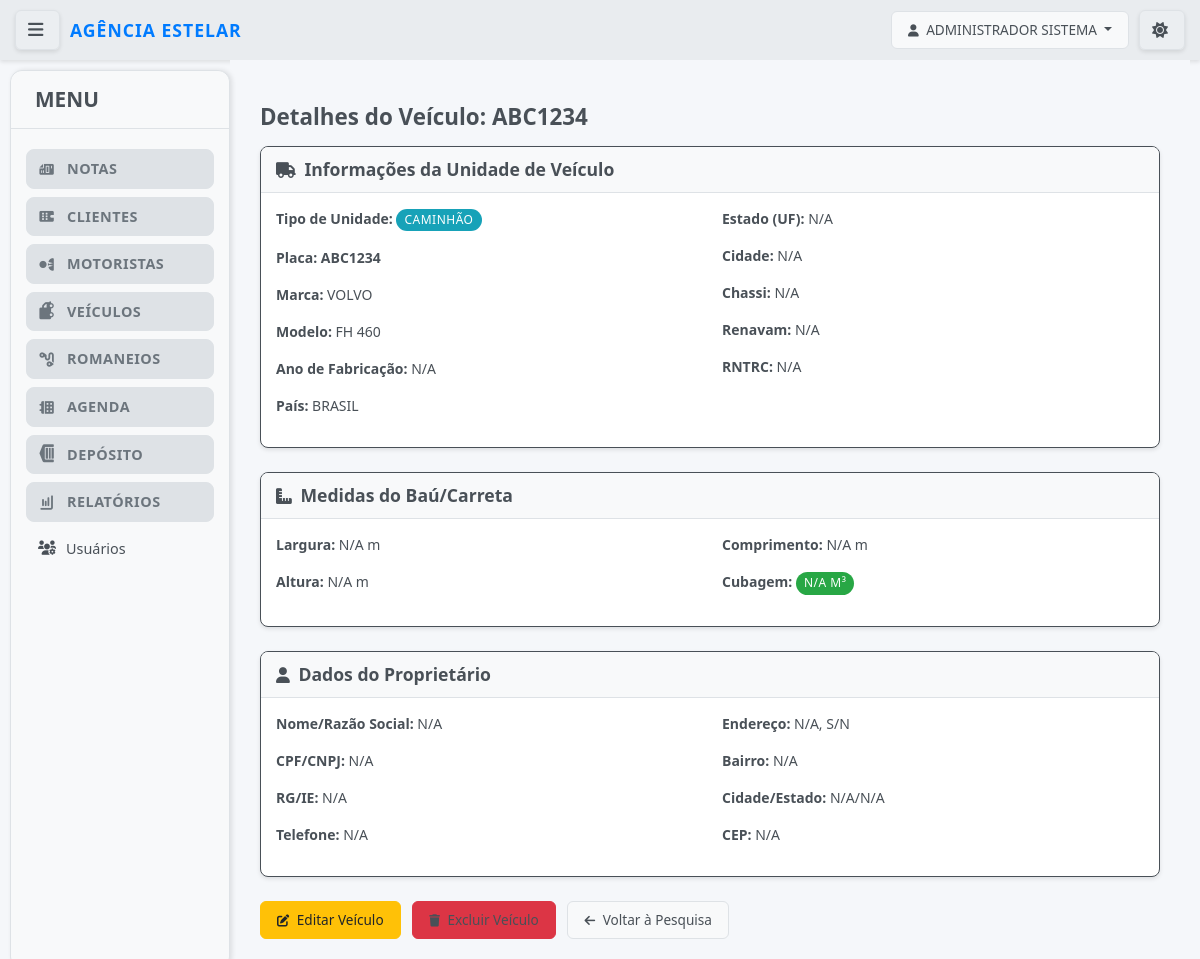
/notas/veiculos/21/detalhes/ (signed in), run on the app's committed database.
### notas/models.py (models this page shows, shortened)
class UpperCaseMixin:
    def save(self, *args, **kwargs):
        for field in self._meta.fields:
            if hasattr(field, 'max_length') and hasattr(self, field.name):
                value = getattr(self, field.name)
                if value and isinstance(value, str):
                    exclude_fields = [
                        'email', 'password', 'username', 'cpf', 'cnpj',
                        'cnh', 'chassi', 'renavam', 'placa', 'cep',
                        'telefone', 'rntrc', 'numero_consulta', 'tipo_usuario',
                        'status'  # Adicionado para não converter status para maiúsculo
                    ]
                    if field.name not in exclude_fields:
                        setattr(self, field.name, value.upper())
        super().save(*args, **kwargs)

class Usuario(UpperCaseMixin, AbstractUser):
    TIPO_USUARIO_CHOICES = [
        ('admin', 'Administrador'),
        ('funcionario', 'Funcionário'),
        ('cliente', 'Cliente'),
    ]
    tipo_usuario = models.CharField(
        max_length=20,
        choices=TIPO_USUARIO_CHOICES,
        default='funcionario',
        verbose_name="Tipo de Usuário"
    )
    cliente = models.ForeignKey(
        Cliente,
        on_delete=models.CASCADE,
        null=True,
        blank=True,
        verbose_name="Cliente Vinculado"
    )
    telefone = models.CharField(max_length=20, blank=True, verbose_name="Telefone")
    ultimo_acesso = models.DateTimeField(null=True, blank=True, verbose_name="Último Acesso")
    REQUIRED_FIELDS = ['email', 'first_name', 'last_name']
    USERNAME_FIELD = 'username'
    is_authenticated = True
    is_anonymous = False
    objects = UsuarioManager()
    class Meta:
        verbose_name = "Usuário"
        verbose_name_plural = "Usuários"
        ordering = ['username']
    def get_full_name(self):
        return f"{self.first_name} {self.last_name}".strip()
    @property
    def is_admin(self):
        return self.tipo_usuario == 'admin'
    @property
    def is_cliente(self):
        return self.tipo_usuario == 'cliente'
    def can_access_funcionalidades(self):
        return self.is_admin or self.is_funcionario

class Veiculo(UpperCaseMixin, models.Model):
    TIPO_UNIDADE_CHOICES = [
        ('Carro', 'Carro'),
        ('Van', 'Van'),
        ('Caminhão', 'Caminhão'),
        ('Cavalo', 'Cavalo'),
        ('Reboque', 'Reboque'),
        ('Semi-reboque', 'Semi-reboque'),
    ]
    tipo_unidade = models.CharField(
        max_length=50,
        choices=TIPO_UNIDADE_CHOICES,
        default='Caminhão',
        verbose_name="Tipo da Unidade de Veículo"
    )
    placa = models.CharField(max_length=7, unique=True, verbose_name="Placa") # Max_length ajustado para 7 (Mercosul)
    pais = models.CharField(max_length=50, default='Brasil', verbose_name="País")
    estado = models.CharField(max_length=2, blank=True, null=True, verbose_name="Estado (UF)")
    cidade = models.CharField(max_length=100, blank=True, null=True, verbose_name="Cidade")
    chassi = models.CharField(max_length=17, unique=True, blank=True, null=True, verbose_name="Chassi") # Max_length ajustado para 17
    renavam = models.CharField(max_length=11, unique=True, blank=True, null=True, verbose_name="Renavam")
    rntrc = models.CharField(max_length=12, blank=True, null=True, verbose_name="RNTRC")
    ano_fabricacao = models.IntegerField(blank=True, null=True, verbose_name="Ano de Fabricação")
    marca = models.CharField(max_length=100, blank=True, null=True, verbose_name="Marca")
    modelo = models.CharField(max_length=100, blank=True, null=True, verbose_name="Modelo")
    largura = models.DecimalField(max_digits=6, decimal_places=2, blank=True, null=True, verbose_name="Largura (m)")
    altura = models.DecimalField(max_digits=6, decimal_places=2, blank=True, null=True, verbose_name="Altura (m)")
    comprimento = models.DecimalField(max_digits=6, decimal_places=2, blank=True, null=True, verbose_name="Comprimento (m)")
    cubagem = models.DecimalField(max_digits=10, decimal_places=2, blank=True, null=True, verbose_name="Cubagem (m³)")
    proprietario_cpf_cnpj = models.CharField(max_length=18, blank=True, null=True, verbose_name="CPF/CNPJ do Proprietário")
    proprietario_nome_razao_social = models.CharField(max_length=255, blank=True, null=True, verbose_name="Nome/Razão Social do Proprietário")
    proprietario_rg_ie = models.CharField(max_length=20, blank=True, null=True, verbose_name="RG/IE do Proprietário")
    proprietario_telefone = models.CharField(max_length=20, blank=True, null=True, verbose_name="Telefone do Proprietário")
    proprietario_endereco = models.CharField(max_length=255, blank=True, null=True, verbose_name="Endereço do Proprietário")
    proprietario_numero = models.CharField(max_length=10, blank=True, null=True, verbose_name="Número do Proprietário")
    proprietario_bairro = models.CharField(max_length=100, blank=True, null=True, verbose_name="Bairro do Proprietário")
    proprietario_cidade = models.CharField(max_length=100, blank=True, null=True, verbose_name="Cidade do Proprietário")
    proprietario_estado = models.CharField(max_length=2, blank=True, null=True, verbose_name="Estado do Proprietário (UF)")
    proprietario_cep = models.CharField(max_length=9, blank=True, null=True, verbose_name="CEP do Proprietário")
    class Meta:
        verbose_name = "Unidade de Veículo"
        verbose_name_plural = "Unidades de Veículos"
        ordering = ['placa']

### notas/views.py (the view)
# urls.py: path('veiculos/<int:pk>/detalhes/', views.detalhes_veiculo, name='detalhes_veiculo'),
def detalhes_veiculo(request, pk):
    veiculo = get_object_or_404(Veiculo, pk=pk)
    context = {
        'veiculo': veiculo,
    }
    return render(request, 'notas/detalhes_veiculo.html', context)

### notas/templates/notas/detalhes_veiculo.html (shortened to what this page needs)
{% extends 'base.html' %}
{% block content %}
<div class="container mt-4">
    <h2>Detalhes do Veículo: {{ veiculo.placa }}</h2>
    <div class="card mb-4">
        <div class="card-header">
            <h3 class="card-title mb-0">
                <i class="fas fa-truck"></i> Informações da Unidade de Veículo
            </h3>
        </div>
        <div class="card-body">
            <div class="row">
                <div class="col-md-6">
                    <p><strong>Tipo de Unidade:</strong>
                        <span class="badge bg-info">{{ veiculo.get_tipo_unidade_display }}</span>
                    </p>
                    <p><strong>Placa:</strong> <strong>{{ veiculo.placa }}</strong></p>
                    <p><strong>Marca:</strong> {{ veiculo.marca|default:"N/A" }}</p>
                    <p><strong>Modelo:</strong> {{ veiculo.modelo|default:"N/A" }}</p>
                    <p><strong>Ano de Fabricação:</strong> {{ veiculo.ano_fabricacao|default:"N/A" }}</p>
                    <p><strong>País:</strong> {{ veiculo.pais|default:"N/A" }}</p>
                </div>
                <div class="col-md-6">
                    <p><strong>Estado (UF):</strong> {{ veiculo.estado|default:"N/A" }}</p>
                    <p><strong>Cidade:</strong> {{ veiculo.cidade|default:"N/A" }}</p>
                    <p><strong>Chassi:</strong> {{ veiculo.chassi|default:"N/A" }}</p>
                    <p><strong>Renavam:</strong> {{ veiculo.renavam|default:"N/A" }}</p>
                    <p><strong>RNTRC:</strong> {{ veiculo.rntrc|default:"N/A" }}</p>
                </div>
            </div>
        </div>
    </div>
    <div class="card mb-4">
        <div class="card-header">
            <h3 class="card-title mb-0">
                <i class="fas fa-ruler-combined"></i> Medidas do Baú/Carreta
            </h3>
        </div>
        <div class="card-body">
            <div class="row">
                <div class="col-md-6">
                    <p><strong>Largura:</strong> {{ veiculo.largura|default:"N/A" }} m</p>
                    <p><strong>Altura:</strong> {{ veiculo.altura|default:"N/A" }} m</p>
                </div>
                <div class="col-md-6">
                    <p><strong>Comprimento:</strong> {{ veiculo.comprimento|default:"N/A" }} m</p>
                    <p><strong>Cubagem:</strong> <span class="badge bg-success">{{ veiculo.cubagem|default:"N/A" }} m³</span></p>
                </div>
            </div>
        </div>
    </div>
    <div class="card mb-4">
        <div class="card-header">
            <h3 class="card-title mb-0">
                <i class="fas fa-user"></i> Dados do Proprietário
            </h3>
        </div>
        <div class="card-body">
            <div class="row">
                <div class="col-md-6">
                    <p><strong>Nome/Razão Social:</strong> {{ veiculo.proprietario_nome_razao_social|default:"N/A" }}</p>
                    <p><strong>CPF/CNPJ:</strong> {{ veiculo.proprietario_cpf_cnpj|default:"N/A" }}</p>
                    <p><strong>RG/IE:</strong> {{ veiculo.proprietario_rg_ie|default:"N/A" }}</p>
                    <p><strong>Telefone:</strong> {{ veiculo.proprietario_telefone|default:"N/A" }}</p>
                </div>
                <div class="col-md-6">
                    <p><strong>Endereço:</strong> {{ veiculo.proprietario_endereco|default:"N/A" }}, {{ veiculo.proprietario_numero|default:"S/N" }}</p>
                    <p><strong>Bairro:</strong> {{ veiculo.proprietario_bairro|default:"N/A" }}</p>
                    <p><strong>Cidade/Estado:</strong> {{ veiculo.proprietario_cidade|default:"N/A" }}/{{ veiculo.proprietario_estado|default:"N/A" }}</p>
                    <p><strong>CEP:</strong> {{ veiculo.proprietario_cep|default:"N/A" }}</p>
                </div>
            </div>
        </div>
    </div>
    <div class="mt-4">
        <a href="{% url 'notas:editar_veiculo' veiculo.pk %}" class="btn btn-warning me-2">
            <i class="fas fa-edit"></i> Editar Veículo
        </a>
        <form action="{% url 'notas:excluir_veiculo' veiculo.pk %}" method="post" style="display:inline;" onsubmit="return confirm('Tem certeza que deseja excluir este veículo?');">
            <button type="submit" class="btn btn-danger me-2">
                <i class="fas fa-trash"></i> Excluir Veículo
            </button>
        </form>
        <a href="{% url 'notas:listar_veiculos' %}" class="btn btn-secondary">
            <i class="fas fa-arrow-left"></i> Voltar à Pesquisa
        </a>
    </div>
</div>
{% endblock %}

### templates/base.html (shortened to what this page needs)
{% load static %}
<!DOCTYPE html>
<html lang="pt-BR">
<head>
    <link href="https://cdn.jsdelivr.net/npm/bootstrap@5.3.3/dist/css/bootstrap.min.css" rel="stylesheet">
            <link rel="stylesheet" href="{% static 'css/style.css' %}?v=4.8">
    <link rel="stylesheet" href="https://cdnjs.cloudflare.com/ajax/libs/font-awesome/6.0.0-beta3/css/all.min.css">
</head>
<body class="{% if not user.is_authenticated %}login-page{% endif %}">
    <div class="top-bar">
        {% if user.is_authenticated %}
        <button id="menu-toggle" class="btn btn-outline-light btn-sm menu-toggle-btn" title="Alternar Menu">
            <i class="fas fa-bars"></i>
        </button>
        {% endif %}
                        <div class="logo-container">
                            <a href="{% url 'notas:dashboard' %}" class="logo">Agência Estelar</a>
                        </div>
        <div class="user-area">
            <div class="user-info">
                {% if user.is_authenticated %}
                    <div class="dropdown">
                        <button class="btn btn-outline-light dropdown-toggle" type="button" id="userDropdown" data-bs-toggle="dropdown" aria-expanded="false">
                            <i class="fas fa-user"></i> {{ user.get_full_name|default:user.username }}
                        </button>
                    </div>
                {% else %}
                    <a href="{% url 'notas:login' %}" class="btn btn-outline-light">Login</a>
                {% endif %}
            </div>
            <button id="theme-toggle" class="btn btn-outline-light btn-sm theme-toggle-btn" title="Alternar Tema">
                <i id="theme-icon" class="fas fa-sun"></i>
            </button>
        </div>
    </div>
    <div class="main-wrapper">
        {% if user.is_authenticated %}
               <div class="sidebar">
           <div class="sidebar-header">
               <h3>MENU</h3>
           </div>
            <nav class="sidebar-nav">
                <ul class="nav-menu">
                    {% if user.can_access_funcionalidades %}
                    <li class="nav-group">
                        <div class="nav-group-header">
                            <i class="fas fa-file-invoice"></i>
                            <span>Notas</span>
                        </div>
                    </li>
                    <li class="nav-group">
                        <div class="nav-group-header">
                            <i class="fas fa-building"></i>
                            <span>Clientes</span>
                        </div>
                    </li>
                    <li class="nav-group">
                        <div class="nav-group-header">
                            <i class="fas fa-user-tie"></i>
                            <span>Motoristas</span>
                        </div>
                    </li>
                    <li class="nav-group">
                        <div class="nav-group-header">
                            <i class="fas fa-truck"></i>
                            <span>Veículos</span>
                        </div>
                    </li>
                    <li class="nav-group">
                        <div class="nav-group-header">
                            <i class="fas fa-route"></i>
                            <span>Romaneios</span>
                        </div>
                    </li>
                    {% if user.is_admin %}
                    <li class="nav-group">
                        <div class="nav-group-header">
                            <i class="fas fa-calendar-alt"></i>
                            <span>Agenda</span>
                        </div>
                    </li>
                    {% endif %}
                    <li class="nav-group">
                        <div class="nav-group-header">
                            <i class="fas fa-warehouse"></i>
                            <span>Depósito</span>
                        </div>
                    </li>
                    {% if user.is_admin %}
                    <li class="nav-group">
                        <div class="nav-group-header">
                            <i class="fas fa-chart-bar"></i>
                            <span>Relatórios</span>
                        </div>
                    </li>
                   <li class="nav-item">
                       <a href="{% url 'notas:listar_usuarios' %}">
                           <i class="fas fa-users-cog"></i> Usuários
                       </a>
                   </li>
                    {% endif %}
                    {% endif %}
                </ul>
            </nav>
        </div>
        {% endif %}
        <div class="main-content">
            {% block content %}{% endblock %}
        </div>
    </div>
</body>
</html>
</html>

### data on the page
Usuario: get_full_name "ADMINISTRADOR SISTEMA"
Veiculo: placa "ABC1234", tipo_unidade "CAMINHÃO", marca "VOLVO", modelo "FH 460", ano_fabricacao "N/A", pais "BRASIL", estado "N/A", cidade "N/A", chassi "N/A", renavam "N/A", rntrc "N/A", largura "N/A", altura "N/A", comprimento "N/A", cubagem "N/A", proprietario_nome_razao_social "N/A", proprietario_cpf_cnpj "N/A", proprietario_rg_ie "N/A", proprietario_telefone "N/A", proprietario_endereco "N/A", proprietario_numero "S/N", proprietario_bairro "N/A", proprietario_cidade "N/A", proprietario_estado "N/A", proprietario_cep "N/A"
